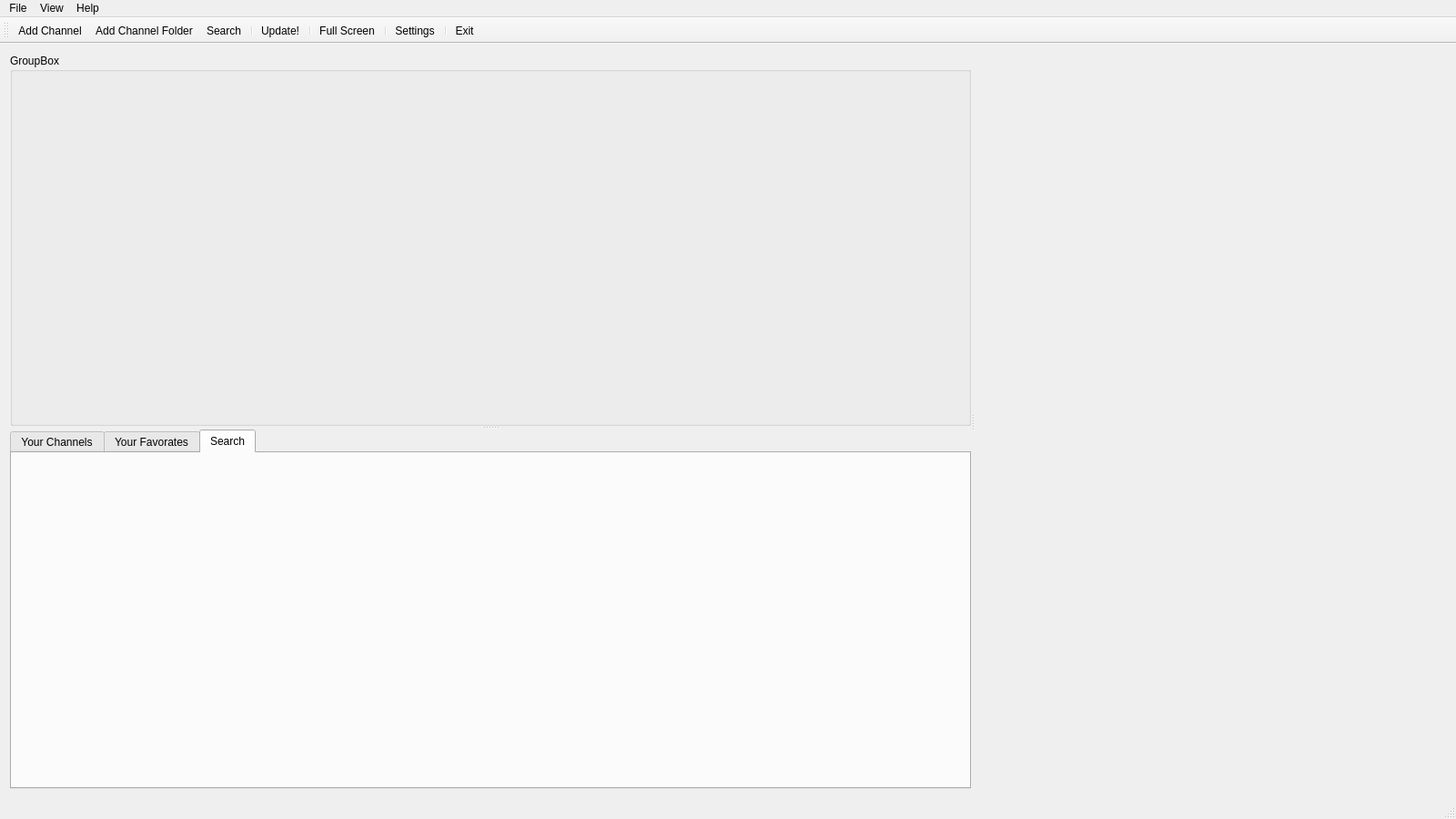
<?xml version="1.0" encoding="UTF-8"?>
<ui version="4.0">
 <class>BeitaReader</class>
 <widget class="QMainWindow" name="BeitaReader">
  <property name="geometry">
   <rect>
    <x>0</x>
    <y>0</y>
    <width>1600</width>
    <height>900</height>
   </rect>
  </property>
  <property name="windowTitle">
   <string>Beita Reader</string>
  </property>
  <widget class="QWidget" name="centralWidget">
   <layout class="QGridLayout" name="gridLayout">
    <item row="0" column="0">
     <widget class="MySplitter" name="splitter_2">
      <property name="orientation">
       <enum>Qt::Horizontal</enum>
      </property>
      <widget class="QSplitter" name="splitter">
       <property name="orientation">
        <enum>Qt::Vertical</enum>
       </property>
       <widget class="BRGroupBox" name="groupBox">
        <property name="title">
         <string>GroupBox</string>
        </property>
       </widget>
       <widget class="QTabWidget" name="tabWidget">
        <property name="currentIndex">
         <number>2</number>
        </property>
        <widget class="QWidget" name="channelTab">
         <attribute name="title">
          <string>Your Channels</string>
         </attribute>
        </widget>
        <widget class="QWidget" name="favorTab">
         <attribute name="title">
          <string>Your Favorates</string>
         </attribute>
        </widget>
        <widget class="SearchTab" name="searchTab">
         <attribute name="title">
          <string>Search</string>
         </attribute>
        </widget>
       </widget>
      </widget>
      <widget class="WebBrowser" name="widget" native="true"/>
     </widget>
    </item>
   </layout>
  </widget>
  <widget class="QMenuBar" name="menuBar">
   <property name="geometry">
    <rect>
     <x>0</x>
     <y>0</y>
     <width>1600</width>
     <height>30</height>
    </rect>
   </property>
   <widget class="QMenu" name="menuFile">
    <property name="title">
     <string>File</string>
    </property>
    <addaction name="addChannelAction"/>
    <addaction name="addChannelFolderAction"/>
    <addaction name="searchAction"/>
    <addaction name="separator"/>
    <addaction name="ImportChannelsAction"/>
    <addaction name="exportChannelsAction"/>
    <addaction name="separator"/>
    <addaction name="exitAction"/>
   </widget>
   <widget class="QMenu" name="menuView">
    <property name="title">
     <string>View</string>
    </property>
    <addaction name="updateAction"/>
    <addaction name="separator"/>
    <addaction name="switchFullScreenAction"/>
    <addaction name="switchToolBarAction"/>
    <addaction name="switchStatusBarAction"/>
    <addaction name="separator"/>
    <addaction name="settingsAction"/>
   </widget>
   <widget class="QMenu" name="menuHelp">
    <property name="title">
     <string>Help</string>
    </property>
    <addaction name="helpAction"/>
    <addaction name="aboutAction"/>
   </widget>
   <addaction name="menuFile"/>
   <addaction name="menuView"/>
   <addaction name="menuHelp"/>
  </widget>
  <widget class="QToolBar" name="mainToolBar">
   <attribute name="toolBarArea">
    <enum>TopToolBarArea</enum>
   </attribute>
   <attribute name="toolBarBreak">
    <bool>false</bool>
   </attribute>
   <addaction name="addChannelAction"/>
   <addaction name="addChannelFolderAction"/>
   <addaction name="searchAction"/>
   <addaction name="separator"/>
   <addaction name="updateAction"/>
   <addaction name="separator"/>
   <addaction name="switchFullScreenAction"/>
   <addaction name="separator"/>
   <addaction name="settingsAction"/>
   <addaction name="separator"/>
   <addaction name="exitAction"/>
  </widget>
  <widget class="QStatusBar" name="statusBar"/>
  <action name="addChannelAction">
   <property name="text">
    <string>Add Channel</string>
   </property>
   <property name="toolTip">
    <string>Add a new Channel</string>
   </property>
   <property name="shortcut">
    <string>Ctrl+N</string>
   </property>
  </action>
  <action name="addChannelFolderAction">
   <property name="text">
    <string>Add Channel Folder</string>
   </property>
   <property name="toolTip">
    <string>Add a Channel Foler</string>
   </property>
  </action>
  <action name="searchAction">
   <property name="text">
    <string>Search</string>
   </property>
   <property name="toolTip">
    <string>Remove a Channel Item</string>
   </property>
   <property name="shortcut">
    <string>Del</string>
   </property>
  </action>
  <action name="ImportChannelsAction">
   <property name="text">
    <string>Import Channels</string>
   </property>
   <property name="toolTip">
    <string>Import OMPL files</string>
   </property>
  </action>
  <action name="exportChannelsAction">
   <property name="text">
    <string>Export Channels</string>
   </property>
   <property name="toolTip">
    <string>Export OPML file</string>
   </property>
  </action>
  <action name="exitAction">
   <property name="text">
    <string>Exit</string>
   </property>
   <property name="shortcut">
    <string>Ctrl+Q</string>
   </property>
  </action>
  <action name="updateAction">
   <property name="text">
    <string>Update!</string>
   </property>
   <property name="toolTip">
    <string>Refresh All Channels</string>
   </property>
   <property name="shortcut">
    <string>Ctrl+R</string>
   </property>
  </action>
  <action name="switchFullScreenAction">
   <property name="checkable">
    <bool>true</bool>
   </property>
   <property name="text">
    <string>Full Screen</string>
   </property>
   <property name="toolTip">
    <string>Switch Full Screen</string>
   </property>
   <property name="shortcut">
    <string>Alt+Return</string>
   </property>
  </action>
  <action name="switchToolBarAction">
   <property name="checkable">
    <bool>true</bool>
   </property>
   <property name="text">
    <string>Tool Bar</string>
   </property>
   <property name="toolTip">
    <string>Switch Tool Bar</string>
   </property>
  </action>
  <action name="switchStatusBarAction">
   <property name="checkable">
    <bool>true</bool>
   </property>
   <property name="text">
    <string>Status Bar</string>
   </property>
   <property name="toolTip">
    <string>Switch Status Bar</string>
   </property>
  </action>
  <action name="settingsAction">
   <property name="text">
    <string>Settings</string>
   </property>
  </action>
  <action name="helpAction">
   <property name="text">
    <string>Help</string>
   </property>
   <property name="shortcut">
    <string>F1</string>
   </property>
  </action>
  <action name="aboutAction">
   <property name="text">
    <string>About</string>
   </property>
  </action>
 </widget>
 <layoutdefault spacing="6" margin="11"/>
 <customwidgets>
  <customwidget>
   <class>BRGroupBox</class>
   <extends>QGroupBox</extends>
   <header>brgroupbox.h</header>
   <container>1</container>
  </customwidget>
  <customwidget>
   <class>SearchTab</class>
   <extends>QWidget</extends>
   <header>searchtab.h</header>
   <container>1</container>
  </customwidget>
  <customwidget>
   <class>MySplitter</class>
   <extends>QSplitter</extends>
   <header>mysplitter.h</header>
   <container>1</container>
  </customwidget>
  <customwidget>
   <class>WebBrowser</class>
   <extends>QWidget</extends>
   <header>webbrowser.h</header>
   <container>1</container>
  </customwidget>
 </customwidgets>
 <resources/>
 <connections/>
</ui>
